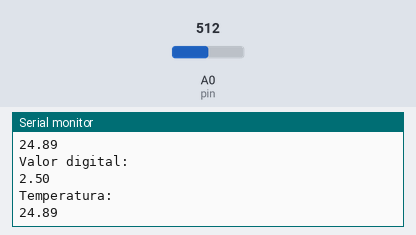
The sketch below on a simulated Arduino Uno, built with avr-gcc and run on an emulated ATmega328P. On the bench: the last lines printed to the serial monitor. The test bench sets the inputs (shaded band); at power-on: A0 (pin) = 512.

Above: at 1.8 s.
1.9 s: A0 (pin) set to 716
At 2.31 s:
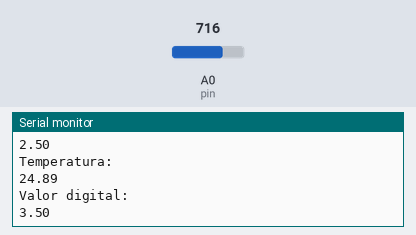
3.4 s: A0 (pin) set to 900
At 3.81 s:
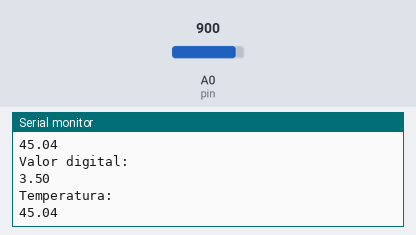
Timing chart, 0 to 6.4 s (numbered marks = the images above; inputs shaded):
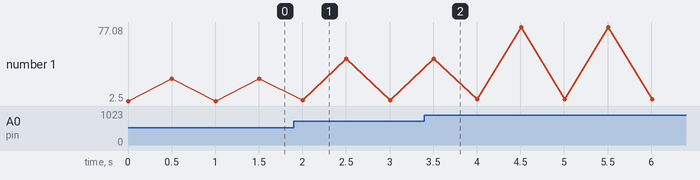

The sketch:

Medir_Temperatura.ino
```cpp
const int pin = 0;

void setup() {
  // put your setup code here, to run once:
  pinMode(pin, INPUT);
  Serial.begin(115200);
}

void loop() {
  // put your main code here, to run repeatedly:

  int valor_digital = analogRead(pin);
  double V0 = valor_digital * 5.0 / 1023.0;
  double RTH = (50000.0/V0) - 10000.0;
  double AUX = (1.0/298.0) + (1.0/3977.0) * log(RTH/10000.0);
  double T = 1.0/AUX - 273.15;

  Serial.println("Valor digital: ");
  Serial.println(V0);
  delay(500);
  Serial.println("Temperatura: ");
  Serial.println(T);
  delay(500);
}
```

Measured:
- after the input at 1.9 s, the serial monitor: prints a new line after 0.11 s (image 1)
- plotted number 1: 24.89 → 3.5 after the input at 1.9 s, 3.5 → 77.08 after the input at 3.4 s
